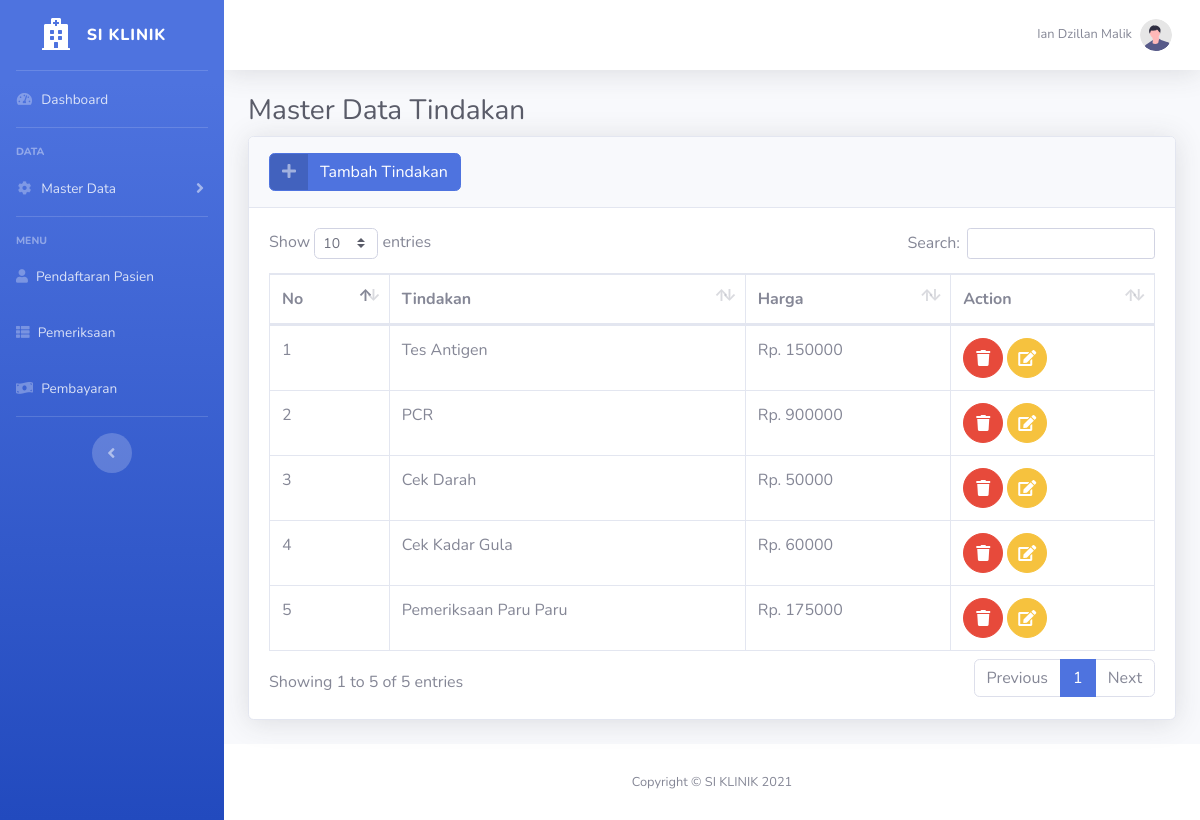
The app's page /tindakan/index.php (signed in) with its own data.
### tables this page shows
CREATE TABLE `user` (
  `id` int(11) NOT NULL,
  `id_pegawai` int(11) NOT NULL,
  `username` varchar(255) NOT NULL,
  `password` varchar(255) NOT NULL,
  `level` varchar(255) NOT NULL
);

CREATE TABLE `pegawai` (
  `id` int(11) NOT NULL,
  `nama_pegawai` varchar(255) NOT NULL,
  `nohp` varchar(12) NOT NULL,
  `alamat` varchar(255) NOT NULL,
  `jk` varchar(255) NOT NULL
);

CREATE TABLE `tindakan` (
  `id` int(11) NOT NULL,
  `tindakan` varchar(255) NOT NULL,
  `harga` int(11) NOT NULL
);

### tindakan/function.php (called while the page is built, shortened)
<?php
require "../koneksi.php";
function select($query)
{
    global $conn;
    $sql = mysqli_query($conn, $query);
    $tindakans = [];
    while ($tindakan = mysqli_fetch_assoc($sql)) {
        $tindakans[] = $tindakan;
    }
    return $tindakans;
}

### tindakan/index.php (the view, shortened to what this page needs)
<?php
require "function.php";
$pegawai = $_SESSION["id_pegawai"];
$user = mysqli_query($conn, "SELECT * FROM user A LEFT JOIN pegawai B ON B.id = A.id_pegawai WHERE A.id_pegawai = '$pegawai'");
$user = mysqli_fetch_assoc($user);
$query = "SELECT * FROM tindakan";
$tindakans = select($query);
?>
<!DOCTYPE html>
<html lang="en">
<head>
    <link href="../assets/vendor/fontawesome-free/css/all.min.css" rel="stylesheet" type="text/css">
    <link href="../assets/css/sb-admin-2.min.css" rel="stylesheet">
    <link href="../assets/vendor/datatables/dataTables.bootstrap4.min.css" rel="stylesheet">
</head>
<body id="page-top">
    <div id="wrapper">
        <ul class="navbar-nav bg-gradient-primary sidebar sidebar-dark accordion" id="accordionSidebar">
            <a class="sidebar-brand d-flex align-items-center justify-content-center" href="../index.php">
                <div class="sidebar-brand-icon">
                    <i class="fas fa-hospital"></i>
                </div>
                <div class="sidebar-brand-text mx-3">SI KLINIK</div>
            </a>
            <hr class="sidebar-divider my-0">
            <li class="nav-item">
                <a class="nav-link" href="../index.php">
                    <i class="fas fa-fw fa-tachometer-alt"></i>
                    <span>Dashboard</span></a>
            </li>
            <hr class="sidebar-divider">
            <div class="sidebar-heading">
                Data
            </div>
            <li class="nav-item">
                <a class="nav-link collapsed" href="#" data-toggle="collapse" data-target="#collapseTwo" aria-expanded="true" aria-controls="collapseTwo">
                    <i class="fas fa-fw fa-cog"></i>
                    <span>Master Data</span>
                </a>
            </li>
            <hr class="sidebar-divider">
            <div class="sidebar-heading">
                Menu
            </div>
            <li class="nav-item">
                <a class="nav-link" href="../pendaftaran/index.php">
                    <i class="fas fa-user"></i>
                    <span>Pendaftaran Pasien</span>
                </a>
            </li>
            <li class="nav-item">
                <a class="nav-link" href="../pemeriksaan/index.php">
                    <i class="fas fa-th-list"></i>
                    <span>Pemeriksaan</span>
                </a>
            </li>
            <li class="nav-item">
                <a class="nav-link" href="../pembayaran/index.php">
                    <i class="fas fa-money-bill-wave"></i>
                    <span>Pembayaran</span>
                </a>
            </li>
            <hr class="sidebar-divider d-none d-md-block">
            <div class="text-center d-none d-md-inline">
                <button class="rounded-circle border-0" id="sidebarToggle"></button>
            </div>
        </ul>
        <div id="content-wrapper" class="d-flex flex-column">
            <div id="content">
                <nav class="navbar navbar-expand navbar-light bg-white topbar mb-4 static-top shadow">
                    <ul class="navbar-nav ml-auto">
                        <li class="nav-item dropdown no-arrow">
                            <a class="nav-link dropdown-toggle" href="#" id="userDropdown" role="button" data-toggle="dropdown" aria-haspopup="true" aria-expanded="false">
                                <span class="mr-2 d-none d-lg-inline text-gray-600 small"><?= $user["nama_pegawai"]; ?></span>
                                <img class="img-profile rounded-circle" src="../assets/img/undraw_profile.svg">
                            </a>
                        </li>
                    </ul>
                </nav>
                <div class="container-fluid">
                    <h1 class="h3 mb-2 text-gray-800">Master Data Tindakan</h1>
                    <div class="card shadow mb-4">
                        <div class="card-header py-3">
                            <a href="../tindakan/add.php" class="btn btn-primary btn-icon-split">
                                <span class="icon text-white-50">
                                    <i class="fas fa-plus"></i>
                                </span>
                                <span class="text">Tambah Tindakan</span>
                            </a>
                        </div>
                        <div class="card-body">
                            <div class="table-responsive">
                                <table class="table table-bordered" id="dataTable" width="100%" cellspacing="0">
                                    <thead>
                                        <tr>
                                            <th>No</th>
                                            <th>Tindakan</th>
                                            <th>Harga</th>
                                            <th>Action</th>
                                        </tr>
                                    </thead>
                                    <tbody>
                                        <?php $i = 1 ?>
                                        <?php foreach ($tindakans as $row) : ?>
                                            <tr>
                                                <td><?= $i++; ?></td>
                                                <td><?= $row['tindakan']; ?></td>
                                                <td>Rp. <?= $row['harga']; ?></td>
                                                <td>
                                                    <a href="#" class="btn btn-danger btn-circle" data-toggle="modal" data-target="#hapusModal<?= $row["id"]; ?>">
                                                        <i class="fas fa-trash"></i>
                                                    </a>
                                                    <a href="../tindakan/edit.php?id=<?= $row["id"]; ?>" class="btn btn-warning btn-circle">
                                                        <i class="fas fa-edit"></i>
                                                    </a>
                                                </td>
                                            </tr>
                                        <?php endforeach; ?>
                                    </tbody>
                                </table>
                            </div>
                        </div>
                    </div>
                </div>
            </div>
            <footer class="sticky-footer bg-white">
                <div class="container my-auto">
                    <div class="copyright text-center my-auto">
                        <span>Copyright &copy; SI KLINIK <?= date("Y") ?></span>
                    </div>
                </div>
            </footer>
        </div>
    </div>
</body>
</html>

### records on screen
user: id_pegawai.nama_pegawai "Ian Dzillan Malik"
tindakan: tindakan "Tes Antigen", harga "150000"
tindakan: tindakan "PCR", harga "900000"
tindakan: tindakan "Cek Darah", harga "50000"
tindakan: tindakan "Cek Kadar Gula", harga "60000"
tindakan: tindakan "Pemeriksaan Paru Paru", harga "175000"
